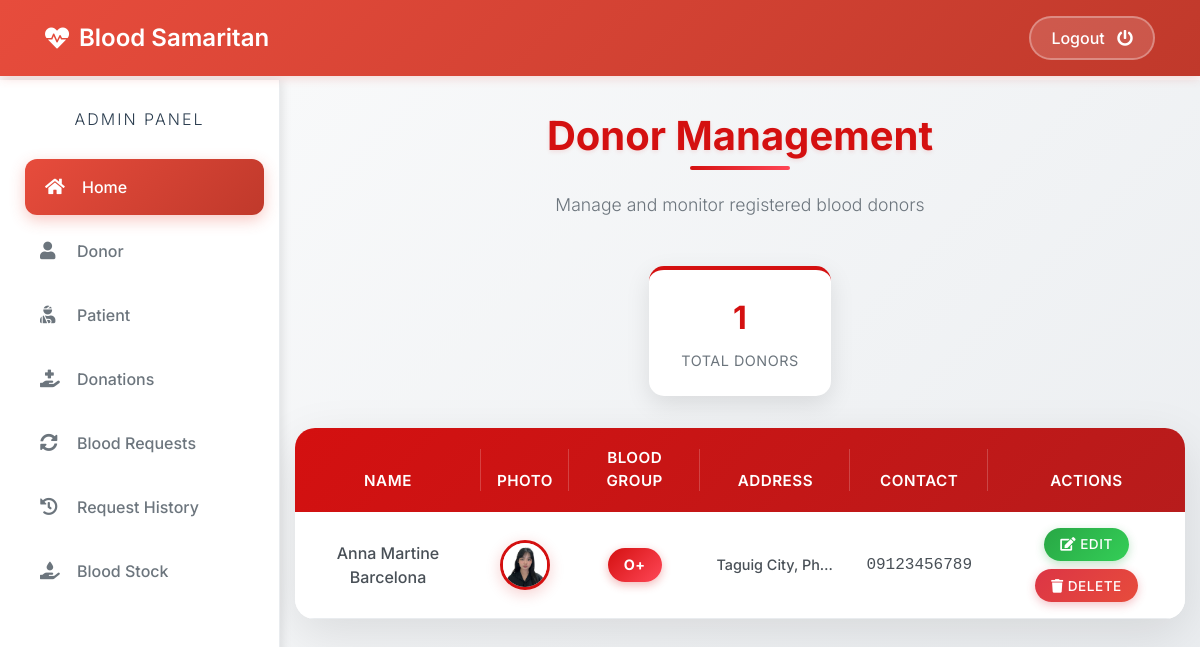
Page /admin-donor (signed in) on the committed database.
### donor/models.py (models this page shows, shortened)
class Donor(models.Model):
    user=models.OneToOneField(User,on_delete=models.CASCADE)
    profile_pic= models.ImageField(upload_to='profile_pic/Donor/',null=True,blank=True)
    bloodgroup=models.CharField(max_length=10)
    address = models.CharField(max_length=40)
    mobile = models.CharField(max_length=20,null=False)
    @property
    def get_name(self):
        return self.user.first_name+" "+self.user.last_name

### blood/views.py (the view)
# urls.py: path('admin-donor', views.admin_donor_view,name='admin-donor'),
@login_required(login_url='adminlogin')
def admin_donor_view(request):
    donors=dmodels.Donor.objects.all()
    return render(request,'blood/admin_donor.html',{'donors':donors})

### templates/blood/admin_donor.html (shortened to what this page needs)
{% extends 'blood/adminbase.html' %}
{% block content %}
{% load widget_tweaks %}
{%load static%}
<div class="donor-container">
    <div class="container">
        <h1 class="page-title">Donor Management</h1>
        <p class="page-subtitle">Manage and monitor registered blood donors</p>
        <div class="donor-stats">
            <div class="stat-card">
                <div class="stat-number">{{ donors|length }}</div>
                <div class="stat-label">Total Donors</div>
            </div>
        </div>
        {% if donors %}
        <div class="table-container">
            <table class="table donor-table">
                <thead>
                    <tr>
                        <th scope="col">Name</th>
                        <th scope="col">Photo</th>
                        <th scope="col">Blood Group</th>
                        <th scope="col">Address</th>
                        <th scope="col">Contact</th>
                        <th scope="col">Actions</th>
                    </tr>
                </thead>
                <tbody>
                    {% for t in donors %}
                    <tr>
                        <td class="donor-name">{{t.get_name}}</td>
                        <td>
                            <img src="{% static t.profile_pic.url %}"
                                 alt="Profile Pic"
                                 class="profile-pic" />
                        </td>
                        <td>
                            <span class="blood-group-badge">{{t.bloodgroup}}</span>
                        </td>
                        <td class="donor-address" title="{{t.address}}">{{t.address}}</td>
                        <td class="donor-contact">{{t.mobile}}</td>
                        <td>
                            <div class="action-buttons">
                                <a href="{% url 'update-donor' t.id %}" class="btn-edit">
                                    <i class="fas fa-edit"></i> Edit
                                </a>
                                <a href="{% url 'delete-donor' t.id %}" class="btn-delete">
                                    <i class="fas fa-trash"></i> Delete
                                </a>
                            </div>
                        </td>
                    </tr>
                    {% endfor %}
                </tbody>
            </table>
        </div>
        {% endif %}
    </div>
</div>
{% endblock content %}

### templates/blood/adminbase.html (style rules this page uses)
* { margin: 0; padding: 0; box-sizing: border-box; list-style: none; text-decoration: none; font-family: 'Inter', sans-serif; }
body { background: #f8f9fa; min-height: 100vh; }

### templates/blood/admin_donor.html (style rules this page uses)
.donor-container { background: linear-gradient(135deg, #f8f9fa 0%, #e9ecef 100%); min-height: 100vh; padding: 2rem 0; }
.page-title { text-align: center; color: #d41010; font-size: 2.5rem; font-weight: 700; margin-bottom: 2rem; text-shadow: 0 2px 4px rgba(212, 16, 16, 0.1); position: relative; }
.page-title::after { content: ''; position: absolute; bottom: -10px; left: 50%; transform: translateX(-50%); width: 100px; height: 4px; background: linear-gradient(90deg, #d41010, #ff4757); border-radius: 2px; }
.page-subtitle { text-align: center; color: #6c757d; font-size: 1.1rem; margin-bottom: 3rem; font-weight: 300; }
.table-container { background: #ffffff; border-radius: 20px; box-shadow: 0 15px 50px rgba(0, 0, 0, 0.1); overflow: hidden; margin: 2rem 0; border: none; }
.donor-table { margin: 0; border: none; background: transparent; }
.donor-table thead { background: linear-gradient(135deg, #d41010 0%, #b71c1c 100%); border: none; }
.donor-table thead th { color: #ffffff !important; font-weight: 600; font-size: 0.95rem; text-transform: uppercase; letter-spacing: 0.5px; padding: 1.2rem 1rem; border: none; text-align: center; position: relative; }
.donor-table thead th:not(:last-child)::after { content: ''; position: absolute; right: 0; top: 25%; height: 50%; width: 1px; background: rgba(255, 255, 255, 0.2); }
.donor-table tbody tr { transition: all 0.3s ease; border: none; background: #ffffff; }
.donor-table tbody td { padding: 1rem; border: none; vertical-align: middle; text-align: center; font-weight: 500; color: #495057; border-bottom: 1px solid #e9ecef; }
.profile-pic { width: 50px; height: 50px; border-radius: 50%; object-fit: cover; border: 3px solid #d41010; box-shadow: 0 4px 15px rgba(212, 16, 16, 0.2); transition: all 0.3s ease; }
.blood-group-badge { background: linear-gradient(135deg, #d41010, #ff4757); color: #ffffff; font-weight: 700; font-size: 0.9rem; padding: 0.4rem 1rem; border-radius: 25px; text-transform: uppercase; letter-spacing: 0.5px; box-shadow: 0 3px 10px rgba(212, 16, 16, 0.3); display: inline-block; }
.donor-name { font-weight: 600; color: #2c3e50; font-size: 1rem; }
.donor-address { color: #6c757d; font-size: 0.9rem; max-width: 150px; overflow: hidden; text-overflow: ellipsis; white-space: nowrap; }
.donor-contact { color: #495057; font-weight: 500; font-family: 'Monaco', 'Menlo', monospace; }
.action-buttons { display: flex; gap: 0.5rem; justify-content: center; flex-wrap: wrap; }
.btn-edit { background: linear-gradient(135deg, #28a745, #34ce57); border: none; color: white; padding: 0.4rem 1rem; border-radius: 25px; font-weight: 500; font-size: 0.85rem; text-transform: uppercase; letter-spacing: 0.5px; transition: all 0.3s ease; box-shadow: 0 3px 10px rgba(40, 167, 69, 0.3); text-decoration: none; display: inline-block; }
.btn-delete { background: linear-gradient(135deg, #dc3545, #e74c3c); border: none; color: white; padding: 0.4rem 1rem; border-radius: 25px; font-weight: 500; font-size: 0.85rem; text-transform: uppercase; letter-spacing: 0.5px; transition: all 0.3s ease; box-shadow: 0 3px 10px rgba(220, 53, 69, 0.3); text-decoration: none; display: inline-block; }
.donor-stats { display: flex; justify-content: center; gap: 2rem; margin-bottom: 2rem; flex-wrap: wrap; }
.stat-card { background: #ffffff; border-radius: 15px; padding: 1.5rem 2rem; box-shadow: 0 8px 25px rgba(0, 0, 0, 0.1); text-align: center; min-width: 150px; border-top: 4px solid #d41010; }
.stat-number { font-size: 2rem; font-weight: 700; color: #d41010; margin-bottom: 0.5rem; }
.stat-label { color: #6c757d; font-size: 0.9rem; text-transform: uppercase; letter-spacing: 0.5px; }

### rows in the picture
Donor: get_name "Anna Martine Barcelona", profile_pic (picture), bloodgroup "O+", address "Taguig City, Ph…", mobile "09123456789"

### other values in the picture
{{ donors|length }} "1"
